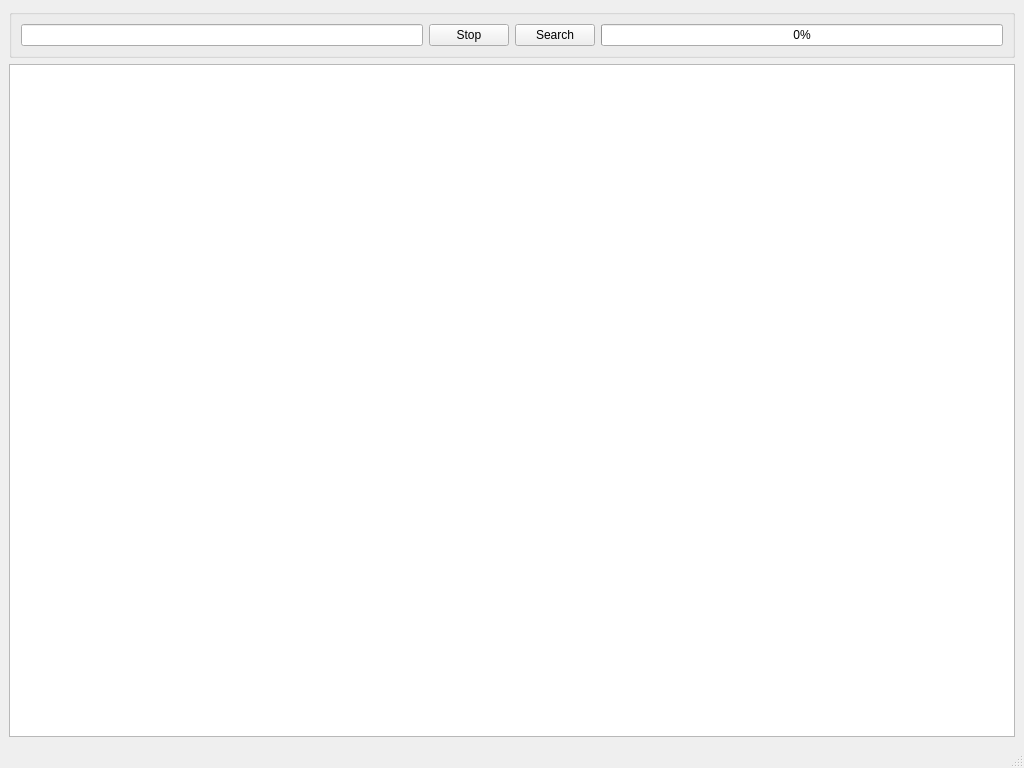
<?xml version="1.0" encoding="UTF-8"?>
<ui version="4.0">
 <class>MainWindow</class>
 <widget class="QMainWindow" name="MainWindow">
  <property name="geometry">
   <rect>
    <x>0</x>
    <y>0</y>
    <width>1024</width>
    <height>768</height>
   </rect>
  </property>
  <property name="windowTitle">
   <string>Wizard of the Search</string>
  </property>
  <property name="windowIcon">
   <iconset>
    <normaloff>../resources/magnifier.png</normaloff>../resources/magnifier.png</iconset>
  </property>
  <property name="autoFillBackground">
   <bool>false</bool>
  </property>
  <widget class="QWidget" name="centralwidget">
   <layout class="QVBoxLayout" name="verticalLayout">
    <item>
     <widget class="QGroupBox" name="searchBox">
      <property name="sizePolicy">
       <sizepolicy hsizetype="Expanding" vsizetype="Fixed">
        <horstretch>0</horstretch>
        <verstretch>0</verstretch>
       </sizepolicy>
      </property>
      <property name="minimumSize">
       <size>
        <width>0</width>
        <height>45</height>
       </size>
      </property>
      <property name="title">
       <string/>
      </property>
      <property name="flat">
       <bool>false</bool>
      </property>
      <layout class="QHBoxLayout" name="horizontalLayout_2">
       <item>
        <layout class="QHBoxLayout" name="horizontalLayout">
         <item>
          <widget class="QLineEdit" name="searchField">
           <property name="contextMenuPolicy">
            <enum>Qt::DefaultContextMenu</enum>
           </property>
          </widget>
         </item>
         <item>
          <widget class="QPushButton" name="searchStopButton">
           <property name="text">
            <string>Stop</string>
           </property>
          </widget>
         </item>
         <item>
          <widget class="QPushButton" name="searchStartButton">
           <property name="text">
            <string>Search</string>
           </property>
          </widget>
         </item>
         <item>
          <widget class="QProgressBar" name="searchProgress">
           <property name="value">
            <number>0</number>
           </property>
           <property name="orientation">
            <enum>Qt::Horizontal</enum>
           </property>
           <property name="invertedAppearance">
            <bool>false</bool>
           </property>
          </widget>
         </item>
        </layout>
       </item>
      </layout>
     </widget>
    </item>
    <item>
     <widget class="QTableView" name="searchResultsView">
      <property name="font">
       <font>
        <pointsize>10</pointsize>
       </font>
      </property>
      <property name="mouseTracking">
       <bool>true</bool>
      </property>
      <property name="showDropIndicator" stdset="0">
       <bool>false</bool>
      </property>
      <property name="alternatingRowColors">
       <bool>true</bool>
      </property>
      <property name="selectionBehavior">
       <enum>QAbstractItemView::SelectRows</enum>
      </property>
      <property name="textElideMode">
       <enum>Qt::ElideNone</enum>
      </property>
      <property name="sortingEnabled">
       <bool>true</bool>
      </property>
      <property name="wordWrap">
       <bool>false</bool>
      </property>
      <property name="cornerButtonEnabled">
       <bool>false</bool>
      </property>
      <attribute name="horizontalHeaderVisible">
       <bool>true</bool>
      </attribute>
      <attribute name="horizontalHeaderHighlightSections">
       <bool>false</bool>
      </attribute>
      <attribute name="horizontalHeaderShowSortIndicator" stdset="0">
       <bool>true</bool>
      </attribute>
      <attribute name="horizontalHeaderStretchLastSection">
       <bool>true</bool>
      </attribute>
      <attribute name="verticalHeaderVisible">
       <bool>false</bool>
      </attribute>
      <attribute name="verticalHeaderDefaultSectionSize">
       <number>25</number>
      </attribute>
      <attribute name="verticalHeaderMinimumSectionSize">
       <number>5</number>
      </attribute>
     </widget>
    </item>
   </layout>
  </widget>
  <widget class="QStatusBar" name="statusBar"/>
 </widget>
 <resources/>
 <connections/>
</ui>
